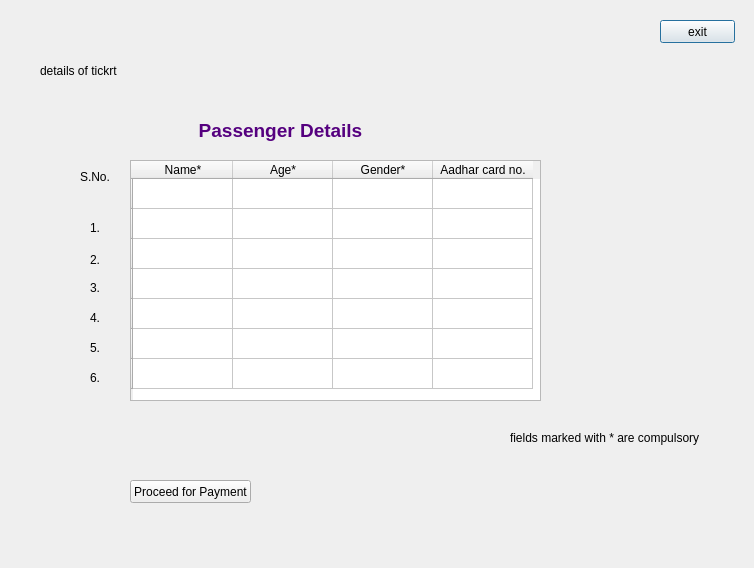
<?xml version="1.0" encoding="UTF-8"?>
<ui version="4.0">
 <class>confirm</class>
 <widget class="QDialog" name="confirm">
  <property name="geometry">
   <rect>
    <x>0</x>
    <y>0</y>
    <width>754</width>
    <height>568</height>
   </rect>
  </property>
  <property name="windowTitle">
   <string>Dialog</string>
  </property>
  <widget class="QLabel" name="label">
   <property name="geometry">
    <rect>
     <x>40</x>
     <y>20</y>
     <width>471</width>
     <height>101</height>
    </rect>
   </property>
   <property name="text">
    <string>details of tickrt</string>
   </property>
  </widget>
  <widget class="QPushButton" name="pushButton">
   <property name="geometry">
    <rect>
     <x>660</x>
     <y>20</y>
     <width>75</width>
     <height>23</height>
    </rect>
   </property>
   <property name="text">
    <string>exit</string>
   </property>
  </widget>
  <widget class="QLabel" name="label_4">
   <property name="geometry">
    <rect>
     <x>90</x>
     <y>250</y>
     <width>16</width>
     <height>20</height>
    </rect>
   </property>
   <property name="text">
    <string>2.</string>
   </property>
  </widget>
  <widget class="QLabel" name="label_3">
   <property name="geometry">
    <rect>
     <x>80</x>
     <y>170</y>
     <width>47</width>
     <height>13</height>
    </rect>
   </property>
   <property name="text">
    <string>S.No.</string>
   </property>
  </widget>
  <widget class="QLabel" name="label_8">
   <property name="geometry">
    <rect>
     <x>90</x>
     <y>370</y>
     <width>16</width>
     <height>16</height>
    </rect>
   </property>
   <property name="text">
    <string>6.</string>
   </property>
  </widget>
  <widget class="QLabel" name="label_5">
   <property name="geometry">
    <rect>
     <x>180</x>
     <y>115</y>
     <width>201</width>
     <height>31</height>
    </rect>
   </property>
   <property name="text">
    <string>&lt;html&gt;&lt;head/&gt;&lt;body&gt;&lt;p align=&quot;center&quot;&gt;&lt;span style=&quot; font-size:14pt; font-weight:600; color:#55007f;&quot;&gt;Passenger Details&lt;/span&gt;&lt;/p&gt;&lt;/body&gt;&lt;/html&gt;</string>
   </property>
  </widget>
  <widget class="QLabel" name="label_9">
   <property name="geometry">
    <rect>
     <x>510</x>
     <y>430</y>
     <width>191</width>
     <height>16</height>
    </rect>
   </property>
   <property name="text">
    <string>fields marked with * are compulsory</string>
   </property>
  </widget>
  <widget class="QLabel" name="label_6">
   <property name="geometry">
    <rect>
     <x>90</x>
     <y>220</y>
     <width>16</width>
     <height>16</height>
    </rect>
   </property>
   <property name="text">
    <string>1.</string>
   </property>
  </widget>
  <widget class="QLabel" name="label_7">
   <property name="geometry">
    <rect>
     <x>90</x>
     <y>310</y>
     <width>16</width>
     <height>16</height>
    </rect>
   </property>
   <property name="text">
    <string>4.</string>
   </property>
  </widget>
  <widget class="QLabel" name="label_10">
   <property name="geometry">
    <rect>
     <x>90</x>
     <y>340</y>
     <width>16</width>
     <height>16</height>
    </rect>
   </property>
   <property name="text">
    <string>5.</string>
   </property>
  </widget>
  <widget class="QTableWidget" name="tableWidget">
   <property name="geometry">
    <rect>
     <x>130</x>
     <y>160</y>
     <width>411</width>
     <height>241</height>
    </rect>
   </property>
   <row>
    <property name="text">
     <string/>
    </property>
   </row>
   <row>
    <property name="text">
     <string/>
    </property>
   </row>
   <row>
    <property name="text">
     <string/>
    </property>
   </row>
   <row>
    <property name="text">
     <string/>
    </property>
   </row>
   <row>
    <property name="text">
     <string/>
    </property>
   </row>
   <row>
    <property name="text">
     <string/>
    </property>
   </row>
   <row>
    <property name="text">
     <string/>
    </property>
   </row>
   <column>
    <property name="text">
     <string>Name*</string>
    </property>
   </column>
   <column>
    <property name="text">
     <string>Age*</string>
    </property>
   </column>
   <column>
    <property name="text">
     <string>Gender*</string>
    </property>
   </column>
   <column>
    <property name="text">
     <string>Aadhar card no.</string>
    </property>
   </column>
  </widget>
  <widget class="QLabel" name="label_11">
   <property name="geometry">
    <rect>
     <x>90</x>
     <y>280</y>
     <width>16</width>
     <height>16</height>
    </rect>
   </property>
   <property name="text">
    <string>3.</string>
   </property>
  </widget>
  <widget class="QPushButton" name="pushButton_2">
   <property name="geometry">
    <rect>
     <x>130</x>
     <y>480</y>
     <width>121</width>
     <height>23</height>
    </rect>
   </property>
   <property name="text">
    <string>Proceed for Payment</string>
   </property>
  </widget>
 </widget>
 <resources/>
 <connections/>
</ui>
